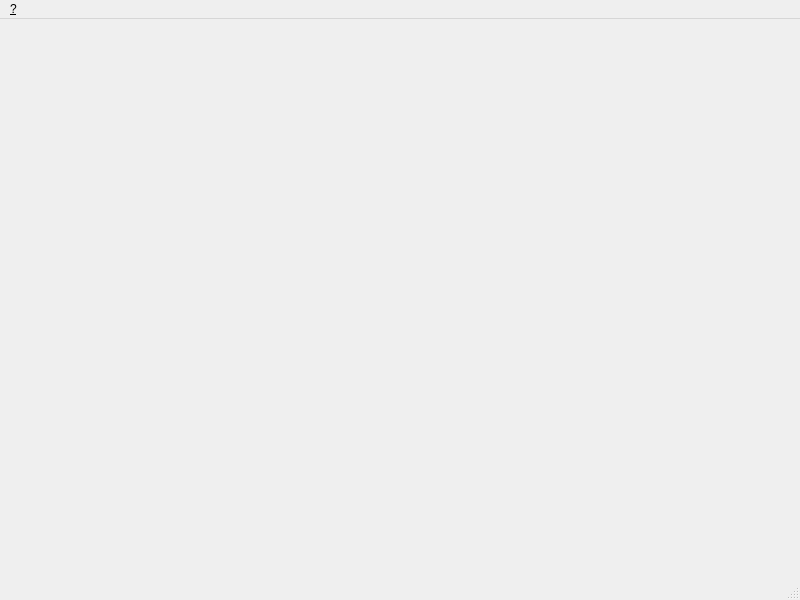
<?xml version="1.0" encoding="UTF-8"?>
<ui version="4.0">
 <class>MainWindow</class>
 <widget class="QMainWindow" name="MainWindow">
  <property name="windowModality">
   <enum>Qt::ApplicationModal</enum>
  </property>
  <property name="geometry">
   <rect>
    <x>0</x>
    <y>0</y>
    <width>800</width>
    <height>600</height>
   </rect>
  </property>
  <property name="windowTitle">
   <string>MainWindow</string>
  </property>
  <widget class="QWidget" name="centralwidget">
   <property name="layoutDirection">
    <enum>Qt::LeftToRight</enum>
   </property>
   <layout class="QGridLayout" name="gridLayout">
    <item row="0" column="0">
     <widget class="QNyaEngine" name="widget" native="true"/>
    </item>
   </layout>
  </widget>
  <widget class="QMenuBar" name="menubar">
   <property name="geometry">
    <rect>
     <x>0</x>
     <y>0</y>
     <width>800</width>
     <height>21</height>
    </rect>
   </property>
   <widget class="QMenu" name="menu">
    <property name="title">
     <string>&amp;?</string>
    </property>
    <addaction name="action_About_QT"/>
   </widget>
   <addaction name="menu"/>
  </widget>
  <widget class="QStatusBar" name="statusbar"/>
  <action name="action_About">
   <property name="text">
    <string>&amp;About</string>
   </property>
  </action>
  <action name="action_About_QT">
   <property name="text">
    <string>&amp;About Qt</string>
   </property>
  </action>
 </widget>
 <customwidgets>
  <customwidget>
   <class>QNyaEngine</class>
   <extends>QWidget</extends>
   <header>qnyaengine.h</header>
   <container>1</container>
   <slots>
    <signal>frameSwapped()</signal>
   </slots>
  </customwidget>
 </customwidgets>
 <resources/>
 <connections>
  <connection>
   <sender>action_About_QT</sender>
   <signal>triggered()</signal>
   <receiver>MainWindow</receiver>
   <slot>onAboutQt()</slot>
   <hints>
    <hint type="sourcelabel">
     <x>-1</x>
     <y>-1</y>
    </hint>
    <hint type="destinationlabel">
     <x>399</x>
     <y>299</y>
    </hint>
   </hints>
  </connection>
  <connection>
   <sender>widget</sender>
   <signal>frameSwapped()</signal>
   <receiver>widget</receiver>
   <slot>update()</slot>
   <hints>
    <hint type="sourcelabel">
     <x>399</x>
     <y>300</y>
    </hint>
    <hint type="destinationlabel">
     <x>399</x>
     <y>300</y>
    </hint>
   </hints>
  </connection>
 </connections>
 <slots>
  <slot>onAboutQt()</slot>
 </slots>
</ui>
